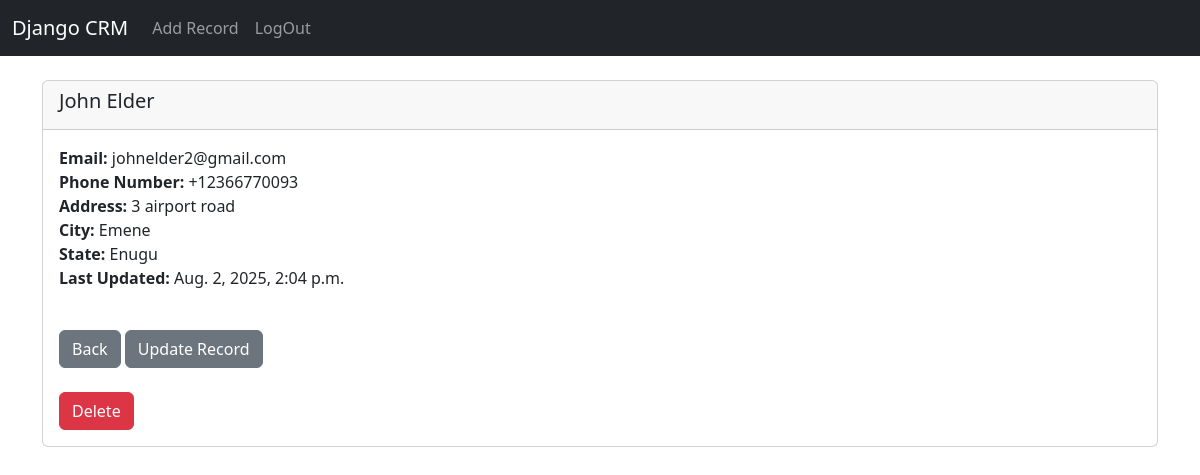
The page /record/1 (signed in) on the database its author committed.
### website/models.py (models this page shows, shortened)
class Record(models.Model):
    created_at = models.DateTimeField(auto_now_add=True)
    updated_at = models.DateTimeField(auto_now=True)
    first_name = models.CharField(max_length=30)
    last_name = models.CharField(max_length=30)
    email = models.CharField(max_length=30)
    phone = models.CharField(max_length=12)
    state = models.CharField(max_length=50)
    city =  models.CharField(max_length=40)
    address = models.CharField(max_length=50)
    zipcode = models.CharField(max_length=15)

### website/views.py (the view)
# urls.py: path('record/<int:pk>', views.customer_record, name='record'),
def customer_record(request, pk):
    if request.user.is_authenticated:
        customer_record = Record.objects.get(id=pk)
        return render(request, 'record.html', {'customer_record': customer_record})
    else:
        messages.success(request, 'You must be logged in to view that page..')
        return redirect('home')

### website/templates/record.html
{% extends 'base.html' %}
{% block content%}
<div class="card">
    <div class="card-header">
       <h5 strong > {{ customer_record.first_name }} {{ customer_record.last_name }} </h5>
    </div>
    <div class="card-body">
        <p class="card-text">
            <strong>Email: </strong>{{ customer_record.email }} </br>
            <strong>Phone Number: </strong>{{ customer_record.phone }} </br>
            <strong>Address: </strong>{{ customer_record.address }} </br>
            <strong>City: </strong>{{ customer_record.city }}  </br>
            <strong>State: </strong>{{ customer_record.state }} </br>
            <strong>Last Updated: </strong>{{ customer_record.updated_at }}
        </p>
        <br/>
        <a href="{% url 'home' %}" class="btn btn-secondary">Back</a>
        <a href="{% url 'update_record' customer_record.id %}" class="btn btn-secondary">Update Record</a>
        <br/><br/>
        <a href="{% url 'delete_record' customer_record.id %}" class="btn btn-danger">Delete</a>
    </div>
</div>
{% endblock %}

### rows shown on the page
Record: first_name "John", last_name "Elder", email "johnelder2@gmail.com", phone "+12366770093", address "3 airport road", city "Emene", state "Enugu", updated_at "Aug. 2, 2025, 2:04 p.m."
